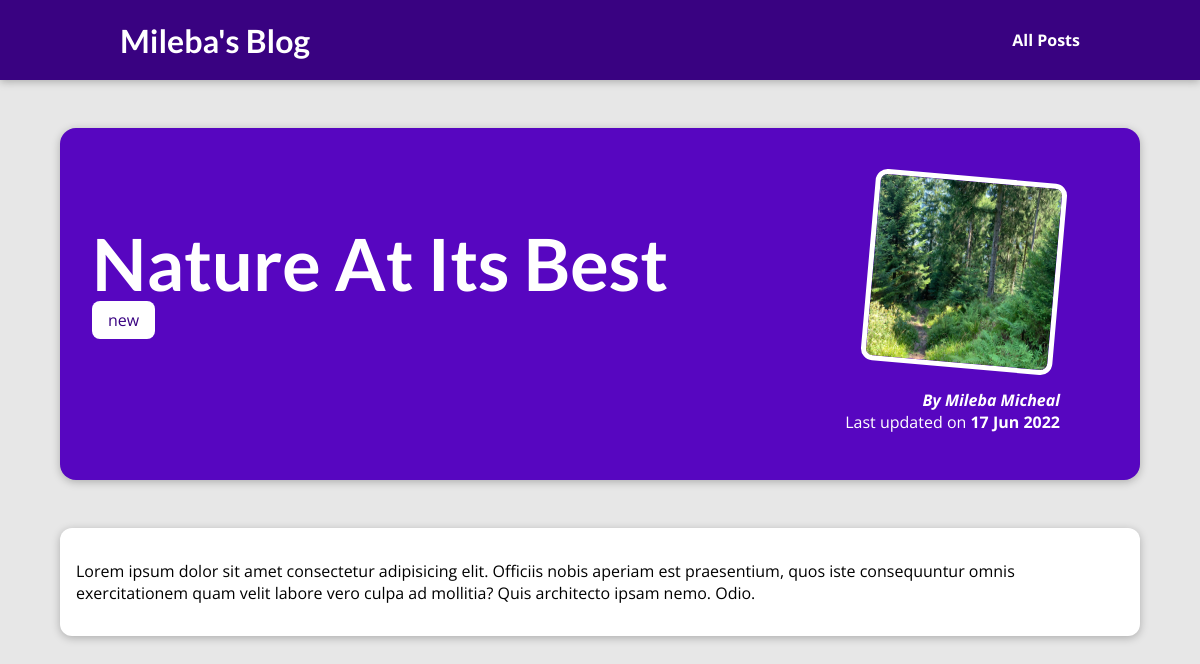
The page /posts/nature-at-its-best on the database its author committed.
### blog/models.py (models this page shows, shortened)
class Post(models.Model):
    title = models.CharField(max_length=80)
    excerpt = models.CharField(max_length=80)
    image = models.ImageField(upload_to="posts", null=True)
    date = models.DateField(auto_now_add=True)
    slug = models.SlugField(default="", unique=True)
    content = models.TextField()
    author = models.ForeignKey(
        Author, on_delete=models.SET_NULL, related_name="posts", null=True)
    tag = models.ManyToManyField(Tag)

class Tag(models.Model):
    caption = models.CharField(max_length=20, null=True)

class Author(models.Model):
    first_name = models.CharField(max_length=80)
    last_name = models.CharField(max_length=80)
    email_address = models.EmailField(max_length=254)
    def __str__(self):
        return f"{self.first_name} {self.last_name}"

### blog/views.py (the view)
# urls.py: path('posts/<slug:slug>', views.post_detail, name="post_details")
def post_detail(request, slug):
    post_object = get_object_or_404(Post, slug=slug)
    return render(request, 'blog/post-detail.html', {
        "post": post_object,
        "post_tags": post_object.tag.all()
    })

### blog/templates/blog/post-detail.html (shortened to what this page needs)
{% extends 'base.html' %}
{% load static %}
{% block css_files %}
  <link rel="stylesheet" href="{% static 'blog/post-detail.css' %}" />
{% endblock css_files %}
{% block content %}
<section id="summary">
  <h2>{{post.title}}</h2>
  <div>
    {% for tag in post_tags %}
    <span class="tag">{{tag.caption}}</span>
    {% endfor %}
  </div>
  <article>
    <img src="{{post.image.url}}" alt="{{post.title}}" />
    <address>By <a href="mailto:{{post.author.email_address}}">{{post.author}}</a></address>
    <div>
      Last updated on <time>{{post.date|date:"d M Y"}}</time>
    </div>
  </article>
</section>
<main>
  {{post.content|linebreaks}}
</main>
{% endblock content %}

### static/app.css (style rules this page uses)
* { box-sizing: border-box; }
html { font-family: "Open Sans", "Lato", sans-serif; }
body { margin: 0; }
h1, h2, h3 { font-family: "Lato", sans-serif; font-weight: bold; }

### blog/static/blog/post-detail.css (style rules this page uses)
body { background-color: #e7e7e7; }
#summary { margin: 8rem auto 3rem auto; padding: 2rem; width: 90%; max-width: 90rem; border-radius: 16px; background-color: #5706c0; position: relative; box-shadow: 0 2px 8px rgba(0, 0, 0, 0.25); height: 22rem; }
#summary h2 { color: white; font-size: 4.5rem; margin-bottom: 0.2rem; }
#summary article { position: absolute; top: 2rem; right: 3rem; padding: 1rem 2rem; border-radius: 12px; text-align: right; color: white; }
#summary article img { width: 12rem; height: 12rem; border-radius: 12px; transform: rotateZ(5deg); border: 5px solid white; margin-bottom: 1rem; }
#summary address { font-weight: bold; }
#summary a { color: white; text-decoration: none; }
#summary time { font-weight: bold; }
main { width: 90%; max-width: 90rem; margin: 3rem auto; background-color: white; padding: 1rem; border-radius: 12px; box-shadow: 0 2px 8px rgba(0, 0, 0, 0.25); }
.tag { background-color: white; color: #390281; padding: 0.5rem 1rem; border-radius: 8px; }

### rows shown on the page
Post: title "Nature At Its Best", image (picture), author "Mileba Micheal", date "17 Jun 2022", content "Lorem ipsum dolor sit amet consectetur adipisicing elit. Officiis nobis aperiam est praesentium, quos iste consequuntur omnis exercitationem quam velit labore vero culpa ad mollitia? Quis architecto ipsam nemo. Odio."
Tag: caption "new"
